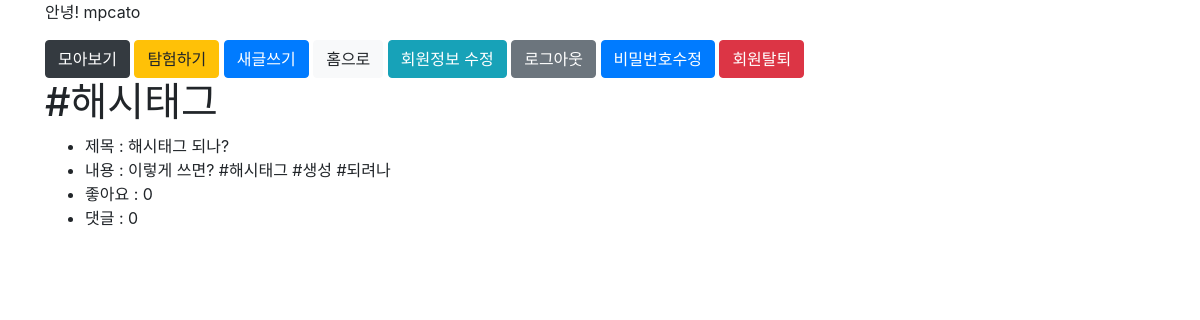
Screenshot of /articles/hashtag/1/ (signed in) with the database file from the repository.
### accounts/models.py (models this page shows)
class User(AbstractUser):
    followers = models.ManyToManyField(settings.AUTH_USER_MODEL, related_name="followings")

### articles/models.py (models this page shows, shortened)
class Hashtag(models.Model):
    content = models.TextField(unique=True)

class Article(models.Model):
    title = models.CharField(max_length=50)
    content = models.TextField()
    created_at = models.DateTimeField(auto_now_add=True)
    updated_at = models.DateTimeField(auto_now=True)
    user = models.ForeignKey(settings.AUTH_USER_MODEL, on_delete=models.CASCADE,)
    like_users = models.ManyToManyField(settings.AUTH_USER_MODEL, related_name='like_articles', blank=True)
    hashtags = models.ManyToManyField(Hashtag, blank=True)
    class Meta:
        ordering = ('-pk',)

### articles/views.py (the view)
# urls.py: path('hashtag/<int:hashtag_pk>/', views.hashtag, name='hashtag'),
def hashtag(request, hashtag_pk):
    hashtag = get_object_or_404(Hashtag, pk=hashtag_pk)
    articles = hashtag.article_set.all()
    context = {
        'hashtag' : hashtag,
        'articles' : articles,
    }
    return render(request, 'articles/hashtag.html', context)

### articles/templates/articles/hashtag.html
{% extends 'base.html' %}
{% block body %}
<h1>{{ hashtag.content }}</h1>
  <ul>
    {% for article in articles %}
    <li>제목   : {{ article.title }}</li>
    <li>내용   : {{ article.content }}</li>
    <li>좋아요 : {{ article.like_users.count }}</li>
    <li>댓글   : {{ article.comment_set.count }}</li>
    {% endfor %}
  </ul>
{% endblock %}

### recap/templates/base.html (shortened to what this page needs)
{% load bootstrap4 %}
{% bootstrap_css %}
<!DOCTYPE html>
<html lang="ko">
<head>
</head>
<body>
  <div class="container">
    {% if user.is_authenticated %}
      <p>안녕! {{ user.username }}</p>
      <a class='btn btn-dark' href="{% url 'profile' user.username %}">모아보기</a>
      <a class='btn btn-warning' href="{% url 'articles:explore' %}">탐험하기</a>
      <a class='btn btn-primary' href="{% url 'articles:create' %}">새글쓰기</a>
      <a class='btn btn-light' href="{% url 'articles:index' %}">홈으로</a>
      <a class='btn btn-info' href="{% url 'accounts:update' %}">회원정보 수정</a>
      <a class='btn btn-secondary' href="{% url 'accounts:logout' %}">로그아웃</a>
      <a class='btn btn-primary' href="{% url 'accounts:change_password' %}">비밀번호수정</a>
      <form style='display:inline;' action="{% url 'accounts:delete' %}" method="POST">
        <input type="submit" value="회원탈퇴" class="btn btn-danger">
      </form>
    {% else %}
      <a href="{% url 'accounts:login' %}">로그인</a>
      <a href="{% url 'accounts:signup' %}">회원가입</a>
    {% endif %}
    {% block body %}
    {% endblock %}
  </div>
</body>
</html>

### rows the page displays
User: username "mpcato"
Hashtag: content "#해시태그"
Article: title "해시태그 되나?", content "이렇게 쓰면? #해시태그 #생성 #되려나", like_users.count "0", comment_set.count "0"
